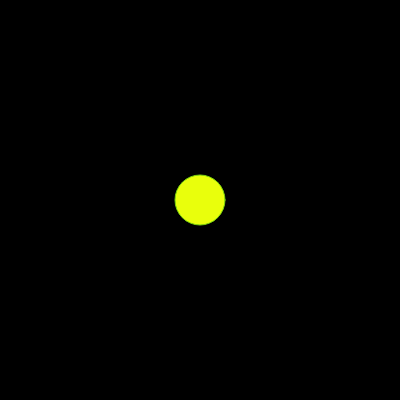
Frame 1 (no input)
Frame 60 (no input): identical to frame 1, image omitted
Frame 120 (the mouse pressed at the canvas centre since frame 60): identical to frame 1, image omitted

The p5.js sketch that drew this single still picture (run headless with seeded random() and noise() and a simulated clock; from frame 60 on, the mouse is pressed at the canvas centre):

// p5.js sketch
// ── sketch.js
function setup() {
  createCanvas(400, 400);
}

function draw() {
  background(0);
  stroke(123, 213, 12)
  fill(233, 343, 12)
  ellipse(200, 200, 50, 50);
}
